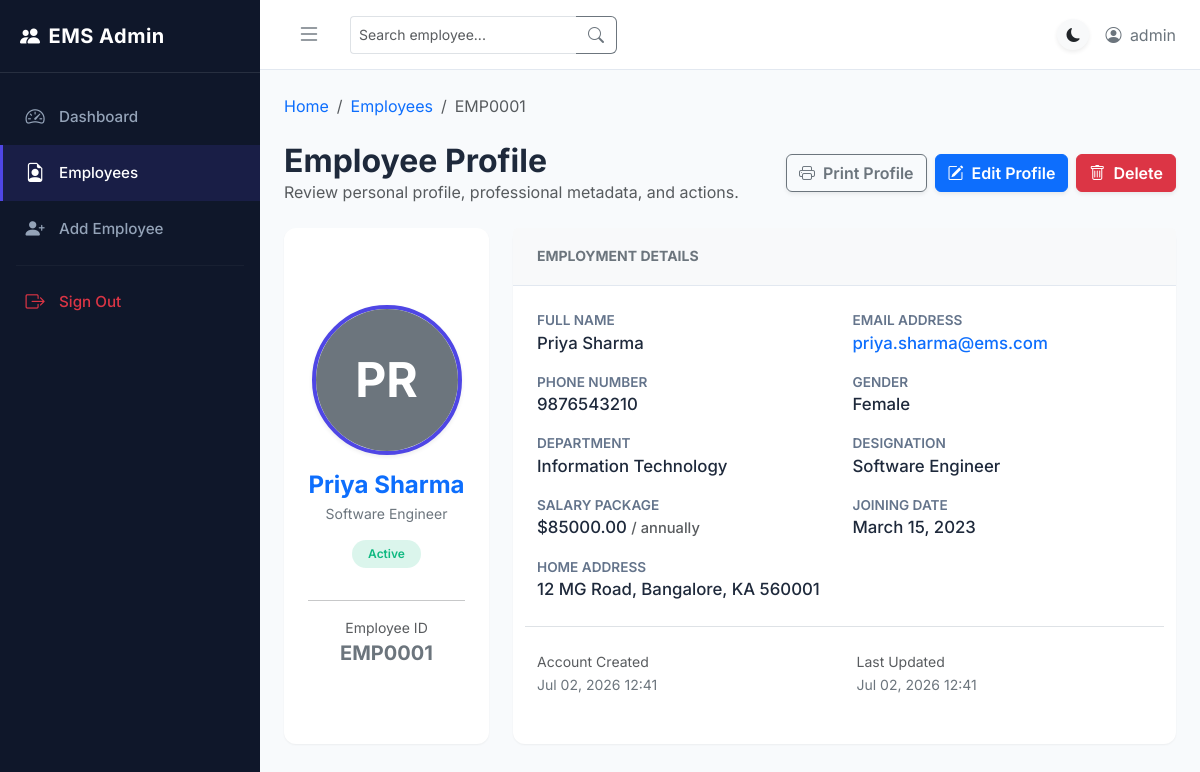
/employees/EMP0001/ (signed in), run on the app's committed database.
### employee/models.py (models this page shows, shortened)
class Employee(models.Model):
    DEPARTMENT_CHOICES = [
        ('HR', 'Human Resources'),
        ('IT', 'Information Technology'),
        ('Finance', 'Finance'),
        ('Marketing', 'Marketing'),
        ('Sales', 'Sales'),
        ('Operations', 'Operations'),
    ]
    GENDER_CHOICES = [
        ('Male', 'Male'),
        ('Female', 'Female'),
        ('Other', 'Other'),
    ]
    STATUS_CHOICES = [
        ('Active', 'Active'),
        ('Inactive', 'Inactive'),
    ]
    id = models.CharField(max_length=20, primary_key=True, editable=False)
    name = models.CharField(max_length=100)
    email = models.EmailField(unique=True)
    phone = models.CharField(max_length=15)
    department = models.CharField(max_length=50, choices=DEPARTMENT_CHOICES)
    designation = models.CharField(max_length=100)
    salary = models.DecimalField(max_digits=10, decimal_places=2)
    gender = models.CharField(max_length=10, choices=GENDER_CHOICES)
    address = models.TextField()
    joining_date = models.DateField(default=timezone.now)
    status = models.CharField(max_length=10, choices=STATUS_CHOICES, default='Active')
    photo = models.ImageField(upload_to='employee_photos/', blank=True, null=True)
    created_at = models.DateTimeField(auto_now_add=True)
    updated_at = models.DateTimeField(auto_now=True)
    class Meta:
        ordering = ['-created_at']

### employee/views.py (the view)
# urls.py: path('employees/<str:pk>/', EmployeeDetailView.as_view(), name='employee_detail'),
class EmployeeDetailView(LoginRequiredMixin, DetailView):
    model = Employee
    template_name = 'employee/employee_detail.html'
    context_object_name = 'employee'

### employee/templates/employee/employee_detail.html (shortened to what this page needs)
{% extends 'employee/base.html' %}
{% block breadcrumb %}
<li class="breadcrumb-item"><a href="{% url 'employee_list' %}" class="text-decoration-none">Employees</a></li>
<li class="breadcrumb-item active" aria-current="page">{{ employee.id }}</li>
{% endblock %}
{% block content %}
<div class="d-flex justify-content-between align-items-center mb-4">
    <div>
        <h2 class="fw-bold mb-0">Employee Profile</h2>
        <p class="text-muted mb-0">Review personal profile, professional metadata, and actions.</p>
    </div>
    <div class="d-flex gap-2">
        <button onclick="window.print();" class="btn btn-outline-secondary fw-semibold shadow-sm">
            <i class="bi bi-printer me-1"></i> Print Profile
        </button>
        <a href="{% url 'employee_edit' employee.id %}" class="btn btn-primary fw-semibold shadow-sm">
            <i class="bi bi-pencil-square me-1"></i> Edit Profile
        </a>
        <a href="{% url 'employee_delete' employee.id %}" class="btn btn-danger fw-semibold shadow-sm">
            <i class="bi bi-trash me-1"></i> Delete
        </a>
    </div>
</div>
<div class="row g-4">
    <div class="col-12 col-md-4 col-xl-3">
        <div class="card card-custom h-100 text-center py-4">
            <div class="card-body d-flex flex-column align-items-center justify-content-center">
                <div class="profile-photo-container mb-3 shadow-sm">
                    {% if employee.photo %}
                        <img src="{{ employee.photo.url }}" alt="{{ employee.name }}">
                    {% else %}
                        <div class="w-100 h-100 bg-secondary d-flex align-items-center justify-content-center text-white" style="font-size: 3rem; font-weight: 700;">
                            {{ employee.name|slice:":2"|upper }}
                        </div>
                    {% endif %}
                </div>
                <h4 class="fw-bold text-primary mb-1">{{ employee.name }}</h4>
                <p class="text-secondary small mb-3">{{ employee.designation }}</p>
                {% if employee.status == 'Active' %}
                    <span class="badge-active mb-3 px-3 py-1.5">Active</span>
                {% else %}
                    <span class="badge-inactive mb-3 px-3 py-1.5">Inactive</span>
                {% endif %}
                <hr class="w-100 border-color my-3">
                <span class="text-muted small">Employee ID</span>
                <span class="fw-bold fs-5 text-secondary">{{ employee.id }}</span>
            </div>
        </div>
    </div>
    <div class="col-12 col-md-8 col-xl-9">
        <div class="card card-custom h-100">
            <div class="card-header bg-light">
                <h5 class="fw-bold text-secondary mb-0 small text-uppercase">Employment Details</h5>
            </div>
            <div class="card-body">
                <div class="row g-3">
                    <div class="col-12 col-sm-6">
                        <div class="profile-field-label">Full Name</div>
                        <div class="profile-field-value">{{ employee.name }}</div>
                    </div>
                    <div class="col-12 col-sm-6">
                        <div class="profile-field-label">Email Address</div>
                        <div class="profile-field-value"><a href="mailto:{{ employee.email }}" class="text-decoration-none text-primary">{{ employee.email }}</a></div>
                    </div>
                    <div class="col-12 col-sm-6">
                        <div class="profile-field-label">Phone Number</div>
                        <div class="profile-field-value">{{ employee.phone }}</div>
                    </div>
                    <div class="col-12 col-sm-6">
                        <div class="profile-field-label">Gender</div>
                        <div class="profile-field-value">{{ employee.gender }}</div>
                    </div>
                    <div class="col-12 col-sm-6">
                        <div class="profile-field-label">Department</div>
                        <div class="profile-field-value">{{ employee.get_department_display }}</div>
                    </div>
                    <div class="col-12 col-sm-6">
                        <div class="profile-field-label">Designation</div>
                        <div class="profile-field-value">{{ employee.designation }}</div>
                    </div>
                    <div class="col-12 col-sm-6">
                        <div class="profile-field-label">Salary Package</div>
                        <div class="profile-field-value">${{ employee.salary|floatformat:2 }} <span class="text-muted small">/ annually</span></div>
                    </div>
                    <div class="col-12 col-sm-6">
                        <div class="profile-field-label">Joining Date</div>
                        <div class="profile-field-value">{{ employee.joining_date|date:"F d, Y" }}</div>
                    </div>
                    <div class="col-12">
                        <div class="profile-field-label">Home Address</div>
                        <div class="profile-field-value">{{ employee.address }}</div>
                    </div>
                </div>
                <div class="row mt-4 pt-4 border-top">
                    <div class="col-12 col-sm-6">
                        <span class="text-muted small d-block">Account Created</span>
                        <span class="text-secondary small">{{ employee.created_at|date:"M d, Y H:i" }}</span>
                    </div>
                    <div class="col-12 col-sm-6">
                        <span class="text-muted small d-block">Last Updated</span>
                        <span class="text-secondary small">{{ employee.updated_at|date:"M d, Y H:i" }}</span>
                    </div>
                </div>
            </div>
        </div>
    </div>
</div>
{% endblock %}

### employee/templates/employee/base.html (shortened to what this page needs)
{% load static %}
<!DOCTYPE html>
<html lang="en">
<head>
    <link href="https://cdn.jsdelivr.net/npm/bootstrap@5.3.0/dist/css/bootstrap.min.css" rel="stylesheet">
    <link rel="stylesheet" href="https://cdn.jsdelivr.net/npm/bootstrap-icons@1.10.5/font/bootstrap-icons.css">
    <link rel="stylesheet" href="{% static 'css/styles.css' %}">
</head>
<body>
    <div id="wrapper">
        <aside id="sidebar">
            <div class="sidebar-header">
                <h5><i class="bi bi-people-fill me-2"></i>EMS Admin</h5>
            </div>
            <nav class="nav flex-column mt-3">
                <a class="nav-link {% if request.resolver_match.url_name == 'dashboard' %}active{% endif %}" href="{% url 'dashboard' %}">
                    <i class="bi bi-speedometer2"></i>
                    <span>Dashboard</span>
                </a>
                <a class="nav-link {% if request.resolver_match.url_name == 'employee_list' or request.resolver_match.url_name == 'employee_detail' or request.resolver_match.url_name == 'employee_edit' %}active{% endif %}" href="{% url 'employee_list' %}">
                    <i class="bi bi-file-earmark-person"></i>
                    <span>Employees</span>
                </a>
                <a class="nav-link {% if request.resolver_match.url_name == 'employee_add' %}active{% endif %}" href="{% url 'employee_add' %}">
                    <i class="bi bi-person-plus-fill"></i>
                    <span>Add Employee</span>
                </a>
                <hr class="mx-3 my-2" style="border-color: rgba(255,255,255,0.15);">
                {% if user.is_authenticated %}
                <a class="nav-link text-danger mt-auto sidebar-footer mb-3" href="{% url 'logout' %}">
                    <i class="bi bi-box-arrow-right"></i>
                    <span>Sign Out</span>
                </a>
                {% endif %}
            </nav>
        </aside>
        <div id="content-wrapper">
            <header class="topbar">
                <div class="d-flex align-items-center">
                    <button class="btn btn-link text-secondary me-3" id="sidebarToggle">
                        <i class="bi bi-list fs-4"></i>
                    </button>
                    <form class="d-none d-md-flex" action="{% url 'employee_search' %}" method="GET">
                        <div class="input-group">
                            <input type="text" name="q" class="form-control form-control-sm border-end-0" placeholder="Search employee..." value="{{ request.GET.q }}">
                            <button class="btn btn-outline-secondary border-start-0" type="submit">
                                <i class="bi bi-search"></i>
                            </button>
                        </div>
                    </form>
                </div>
                <div class="d-flex align-items-center gap-3">
                    <a href="#" class="btn btn-light btn-sm rounded-circle shadow-sm" id="darkModeToggle" title="Toggle Dark/Light Mode">
                        <i class="bi bi-moon-fill text-dark"></i>
                    </a>
                    {% if user.is_authenticated %}
                    <span class="text-secondary d-none d-sm-inline">
                        <i class="bi bi-person-circle me-1"></i> {{ user.username }}
                    </span>
                    {% endif %}
                </div>
            </header>
            <main class="main-content">
                <nav aria-label="breadcrumb" class="mb-4">
                    <ol class="breadcrumb">
                        <li class="breadcrumb-item"><a href="{% url 'dashboard' %}" class="text-decoration-none">Home</a></li>
                        {% block breadcrumb %}{% endblock %}
                    </ol>
                </nav>
                {% block content %}{% endblock %}
            </main>
        </div>
    </div>
</body>
</html>

### static/css/styles.css (style rules this page uses)
:root { --font-primary: 'Inter', sans-serif; --bg-app: #f8fafc; --bg-card: #ffffff; --bg-sidebar: #0f172a; --text-primary: #1e293b; --text-secondary: #64748b; --text-muted: #94a3b8; --border-color: #e2e8f0; --color-primary: #4f46e5; --color-primary-hover: #4338ca; --color-success: #10b981; --color-danger: #ef4444; --color-warning: #f59e0b; --color-info: #06b6d4; --shadow-sm: 0 1px 2px 0 rgba(0, 0, 0, 0.05); --shadow-md: 0 4px 6px -1px rgba(0, 0, 0, 0.1), 0 2px 4px -1px rgba(0, 0, 0, 0.06); --shadow-lg: 0 10px 15px -3px rgba(0, 0, 0, 0.1), 0 4px 6px -2px rgba(0, 0, 0, 0.05); --sidebar-width: 260px; --sidebar-collapsed-width: 70px; }
body { font-family: var(--font-primary); background-color: var(--bg-app); color: var(--text-primary); transition: background-color 0.3s ease, color 0.3s ease; overflow-x: hidden; }
#wrapper { display: flex; min-height: 100vh; }
#sidebar { width: var(--sidebar-width); background-color: var(--bg-sidebar); color: #f8fafc; transition: all 0.3s ease; z-index: 1000; display: flex; flex-direction: column; }
#sidebar .sidebar-header { padding: 1.5rem 1.25rem; border-bottom: 1px solid rgba(255, 255, 255, 0.1); display: flex; align-items: center; justify-content: space-between; }
#sidebar .sidebar-header h5 { font-weight: 700; letter-spacing: 0.5px; margin: 0; color: #ffffff; }
#sidebar .nav-link { color: #94a3b8; padding: 0.85rem 1.25rem; font-weight: 500; font-size: 0.95rem; display: flex; align-items: center; border-left: 3px solid transparent; transition: all 0.2s ease; }
#sidebar .nav-link i { font-size: 1.2rem; margin-right: 0.75rem; width: 24px; text-align: center; }
#sidebar .nav-link.active { color: #ffffff; background-color: rgba(79, 70, 229, 0.15); border-left-color: var(--color-primary); }
#content-wrapper { flex-grow: 1; display: flex; flex-direction: column; width: calc(100% - var(--sidebar-width)); min-height: 100vh; transition: all 0.3s ease; }
.topbar { background-color: var(--bg-card); height: 70px; border-bottom: 1px solid var(--border-color); padding: 0 1.5rem; display: flex; align-items: center; justify-content: space-between; transition: background-color 0.3s ease, border-color 0.3s ease; }
.main-content { flex-grow: 1; padding: 1.5rem; }
.card-custom { border: none; border-radius: 12px; background-color: var(--bg-card); box-shadow: var(--shadow-sm); transition: background-color 0.3s ease; margin-bottom: 1.5rem; }
.card-custom .card-header { background-color: transparent; border-bottom: 1px solid var(--border-color); padding: 1.25rem 1.5rem; font-weight: 600; color: var(--text-primary); }
.card-custom .card-body { padding: 1.5rem; }
.badge-active { background-color: rgba(16, 185, 129, 0.15); color: var(--color-success); font-weight: 600; font-size: 0.75rem; padding: 0.4em 0.8em; border-radius: 50px; }
.profile-photo-container { position: relative; width: 150px; height: 150px; border-radius: 50%; overflow: hidden; border: 4px solid var(--color-primary); background-color: #f1f5f9; }
.profile-field-label { font-weight: 600; color: var(--text-secondary); font-size: 0.85rem; text-transform: uppercase; }
.profile-field-value { color: var(--text-primary); font-size: 1.05rem; font-weight: 500; }

### data on the page
Employee: id "EMP0001", name "PR", name "Priya Sharma", designation "Software Engineer", email "priya.sharma@ems.com", phone "9876543210", gender "Female", department "Information Technology", salary "85000.00", joining_date "March 15, 2023", address "12 MG Road, Bangalore, KA 560001", created_at "Jul 02, 2026 12:41", updated_at "Jul 02, 2026 12:41"

### other printed values
{{ user.username }} "admin"
